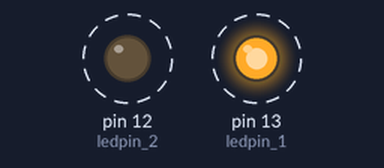
Bench run of a sketch on a simulated Arduino Uno, built with avr-gcc and run on an emulated ATmega328P. Shown: output pins drawn as LEDs (lit = HIGH). Dashed ring = blinking.

Above: at 0.05 s.
Timing chart, 0 to 3.0 s (numbered marks = the images above):
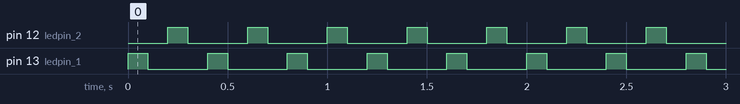

The sketch:

blinkarduino1.ino
```cpp
int ledpin_1=13;
int blink_duration =100;
int ledpin_2 =12;
void setup() {
  // put your setup code here, to run once:

}

void loop() {
  pinMode(13, ledpin_1);
  digitalWrite(13,HIGH);
  delay(blink_duration);
  pinMode (13, ledpin_1);
  digitalWrite(13,LOW);
  delay(blink_duration);
  pinMode (12, ledpin_2);
  digitalWrite (12, ledpin_2);
  delay(blink_duration);
  pinMode (12,ledpin_2);
  digitalWrite(12,LOW);
  delay(blink_duration);

}
```

Measured:
- by itself, pin 12 (ledpin_2), pin 13 (ledpin_1): alternates HIGH for 0.10 s and LOW for 0.30 s
